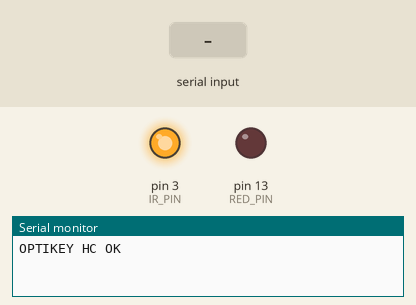
Recording of a sketch running on a simulated Arduino Uno, built with avr-gcc and run on an emulated ATmega328P. On the bench: output pins drawn as LEDs (lit = HIGH), the last lines printed to the serial monitor. The test bench sets the inputs (shaded band).

Above: at 1.2 s.
1.3 s: "30,150,10\n" received over Serial
At 1.8 s:
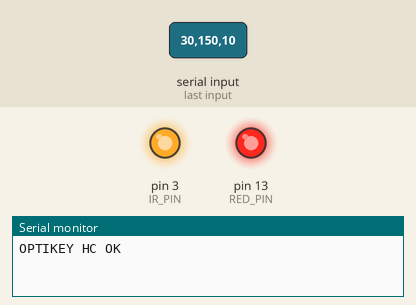
4.2 s: "90,45,200\n" received over Serial
At 9.3 s:
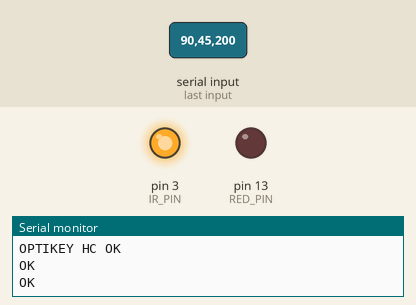
Timing chart, 0 to 10.8 s (numbered marks = the images above; inputs shaded):
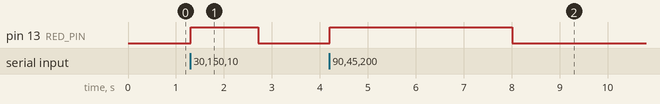

The sketch:

optikey-hc_firmware.ino
```cpp
// (licence header left out)
#include <IRremote.h>

IRsend OPTIKEY_HC;

// pins for IR LED:
const int IR_PIN = 3;
// pins for RED LED:
const int RED_PIN = LED_BUILTIN;

int DEBUG_ON=0;

int PROTOCOL;
long int CODE;
int NBIT;
int NPULSE;

String SPROTOCOL;
String SCODE;
String SNBIT;
String SNPULSE;

int P_DELAY=40; // delay IR pulse
int E_DELAY=200;// delay end IR secuence

String readString;
int ind1;
int ind2;
int ind3;
int ind4;


void setup() {
  // initialize serial:
  Serial.begin(9600);
  //pins outputs:
  pinMode(IR_PIN, OUTPUT);
  pinMode(RED_PIN, OUTPUT);
  digitalWrite(IR_PIN,1);
  Serial.println("OPTIKEY HC OK");
}

int REMOTE_CONTROL(int P,int C,int Nb,int Np)
{digitalWrite(RED_PIN,1);
 for (int i = 0; i < Np; i++)
         {switch (P)
                  {case 0:OPTIKEY_HC.sendRaw(C,Nb,Nb); // no use this !!! first reading documentation of  IR library
                   break;
                   case 1:OPTIKEY_HC.sendLG(C, Nb);
                   break;
                   case 2:OPTIKEY_HC.sendNEC(C, Nb);  // verificated con LG TV and UZOPI radio
                   break;
                   case 3:OPTIKEY_HC.sendRC5(C, Nb);
                   break;
                   case 4:OPTIKEY_HC.sendRC6(C, Nb);
                   break;
                   case 5:OPTIKEY_HC.sendSony(C, Nb);
                   break;
                   case 6:OPTIKEY_HC.sendPanasonic(C, Nb);
                   break;
                   case 7:OPTIKEY_HC.sendJVC(C,Nb,1);
                   break;
                   case 8:OPTIKEY_HC.sendSharp(C, Nb);
                   break;
                   case 9:OPTIKEY_HC.sendSAMSUNG(C, Nb);
                   break;
                   };
                   delay(P_DELAY);
        }
 delay(E_DELAY);
 digitalWrite(RED_PIN,0);
};

void loop() {
   if (Serial.available())  {
    char c = Serial.read();
    if (c == '\n') {SPROTOCOL="";
                    SCODE="";
                    SNBIT="";
                    SNPULSE="";

      ind1 = readString.indexOf(',');  //finds location of first ,
      SPROTOCOL = readString.substring(0, ind1);   //captures first data String
      PROTOCOL=SPROTOCOL.toInt();
      ind2 = readString.indexOf(',', ind1+1 );   //finds location of second ,
      SCODE = readString.substring(ind1+1, ind2+1);   //captures second data String
      CODE=SCODE.toInt();
      ind3 = readString.indexOf(',', ind2+1 );
      SNBIT = readString.substring(ind2+1, ind3+1);   //captures second data String
      NBIT=SNBIT.toInt();
      SNPULSE = readString.substring(ind3+1);
      NPULSE=SNPULSE.toInt();


      if (DEBUG_ON==1){Serial.print("protocol = ");
                       Serial.println(PROTOCOL);
                       Serial.print("code = ");
                       Serial.println(CODE);
                       Serial.print("nbits = ");
                       Serial.println(NBIT);
                       Serial.print("npulse = ");
                       Serial.println(NPULSE);
                       Serial.println();};

      REMOTE_CONTROL(PROTOCOL,CODE,NBIT,NPULSE);
      Serial.println("OK");
      readString="";
    }
    else {
      readString += c;
    }
  }


}
```

Measured:
- after the input at 1.3 s, pin 13 (RED_PIN): LOW → HIGH at once, → LOW 1.4 s later
- after the input at 4.2 s, pin 13 (RED_PIN): LOW → HIGH at once, → LOW 3.8 s later
